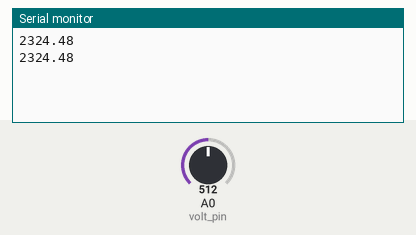
A sketch run on a simulated Arduino Uno, built with avr-gcc and run on an emulated ATmega328P. On the bench: the last lines printed to the serial monitor. The inputs (shaded band) are chosen by the test bench; at power-on: A0 (volt_pin) = 512.

Above: at 2.3 s.
2.4 s: A0 (volt_pin) set to 716
At 3.6 s:
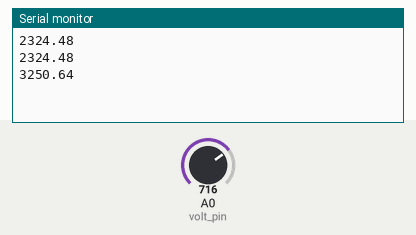
4.5 s: A0 (volt_pin) set to 900
At 5.7 s:
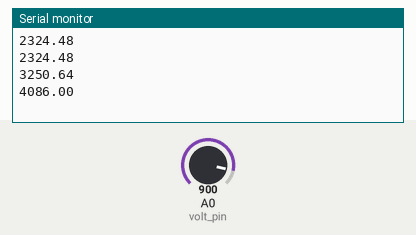
Timing chart, 0 to 7.5 s (numbered marks = the images above; inputs shaded):
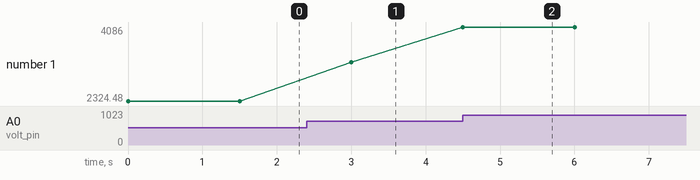

Measured:
- after the input at 2.4 s, the serial monitor: prints a new line after 0.60 s (image 1)
- after the input at 4.5 s, the serial monitor: prints a new line at once (image 2)
- plotted number 1: 2324.48 → 3250.64 after the input at 2.4 s, 3250.64 → 4086 after the input at 4.5 s

The sketch:

arduino.ino
```cpp
#define volt_pin A0    // pin recieving voltage from battery
#define baud_rate 9600 // baud rate for serial monitor

const int time_delay = 1500;
const float mv_per_count = 4.54;  // 4.65v / 1024 = 0.00454v

float num_counts = 0;
float mili_volts = 0;

void setup() {
  Serial.begin(baud_rate);

}

void loop() {
  num_counts = analogRead(volt_pin);

  mili_volts = num_counts * mv_per_count;

  Serial.println(mili_volts);

  delay(time_delay);
}
```
